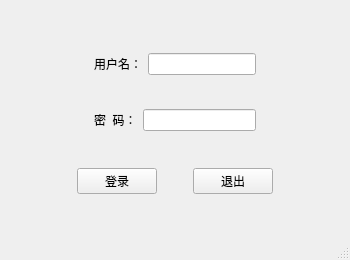
<?xml version="1.0" encoding="UTF-8"?>
<ui version="4.0">
 <class>MainWindow</class>
 <widget class="QMainWindow" name="MainWindow">
  <property name="geometry">
   <rect>
    <x>0</x>
    <y>0</y>
    <width>350</width>
    <height>260</height>
   </rect>
  </property>
  <property name="minimumSize">
   <size>
    <width>350</width>
    <height>260</height>
   </size>
  </property>
  <property name="maximumSize">
   <size>
    <width>350</width>
    <height>260</height>
   </size>
  </property>
  <property name="windowTitle">
   <string>登录窗口</string>
  </property>
  <widget class="QWidget" name="centralwidget">
   <layout class="QVBoxLayout" name="verticalLayout">
    <property name="spacing">
     <number>0</number>
    </property>
    <property name="leftMargin">
     <number>0</number>
    </property>
    <property name="topMargin">
     <number>0</number>
    </property>
    <property name="rightMargin">
     <number>0</number>
    </property>
    <property name="bottomMargin">
     <number>0</number>
    </property>
    <item>
     <widget class="QWidget" name="widget_4" native="true">
      <layout class="QGridLayout" name="gridLayout_2">
       <item row="1" column="0">
        <spacer name="horizontalSpacer_4">
         <property name="orientation">
          <enum>Qt::Horizontal</enum>
         </property>
         <property name="sizeHint" stdset="0">
          <size>
           <width>40</width>
           <height>20</height>
          </size>
         </property>
        </spacer>
       </item>
       <item row="0" column="1">
        <spacer name="verticalSpacer">
         <property name="orientation">
          <enum>Qt::Vertical</enum>
         </property>
         <property name="sizeHint" stdset="0">
          <size>
           <width>20</width>
           <height>40</height>
          </size>
         </property>
        </spacer>
       </item>
       <item row="1" column="1">
        <widget class="QWidget" name="widget" native="true">
         <layout class="QHBoxLayout" name="horizontalLayout">
          <item>
           <widget class="QLabel" name="label">
            <property name="text">
             <string>用户名：</string>
            </property>
           </widget>
          </item>
          <item>
           <widget class="QLineEdit" name="lineEdit"/>
          </item>
         </layout>
        </widget>
       </item>
       <item row="1" column="2">
        <spacer name="horizontalSpacer_5">
         <property name="orientation">
          <enum>Qt::Horizontal</enum>
         </property>
         <property name="sizeHint" stdset="0">
          <size>
           <width>40</width>
           <height>20</height>
          </size>
         </property>
        </spacer>
       </item>
       <item row="3" column="1">
        <widget class="QWidget" name="widget_2" native="true">
         <layout class="QGridLayout" name="gridLayout">
          <item row="0" column="0">
           <widget class="QLabel" name="label_2">
            <property name="text">
             <string>密  码：</string>
            </property>
           </widget>
          </item>
          <item row="0" column="1">
           <widget class="QLineEdit" name="lineEdit_2"/>
          </item>
         </layout>
        </widget>
       </item>
       <item row="2" column="1">
        <spacer name="verticalSpacer_2">
         <property name="orientation">
          <enum>Qt::Vertical</enum>
         </property>
         <property name="sizeType">
          <enum>QSizePolicy::Fixed</enum>
         </property>
         <property name="sizeHint" stdset="0">
          <size>
           <width>20</width>
           <height>10</height>
          </size>
         </property>
        </spacer>
       </item>
       <item row="4" column="1">
        <spacer name="verticalSpacer_3">
         <property name="orientation">
          <enum>Qt::Vertical</enum>
         </property>
         <property name="sizeType">
          <enum>QSizePolicy::Fixed</enum>
         </property>
         <property name="sizeHint" stdset="0">
          <size>
           <width>20</width>
           <height>10</height>
          </size>
         </property>
        </spacer>
       </item>
      </layout>
     </widget>
    </item>
    <item>
     <widget class="QWidget" name="widget_3" native="true">
      <layout class="QHBoxLayout" name="horizontalLayout_3">
       <item>
        <spacer name="horizontalSpacer">
         <property name="orientation">
          <enum>Qt::Horizontal</enum>
         </property>
         <property name="sizeHint" stdset="0">
          <size>
           <width>40</width>
           <height>20</height>
          </size>
         </property>
        </spacer>
       </item>
       <item>
        <widget class="QPushButton" name="pushButton">
         <property name="text">
          <string>登录</string>
         </property>
        </widget>
       </item>
       <item>
        <spacer name="horizontalSpacer_2">
         <property name="orientation">
          <enum>Qt::Horizontal</enum>
         </property>
         <property name="sizeType">
          <enum>QSizePolicy::Fixed</enum>
         </property>
         <property name="sizeHint" stdset="0">
          <size>
           <width>30</width>
           <height>20</height>
          </size>
         </property>
        </spacer>
       </item>
       <item>
        <widget class="QPushButton" name="pushButton_2">
         <property name="text">
          <string>退出</string>
         </property>
        </widget>
       </item>
       <item>
        <spacer name="horizontalSpacer_3">
         <property name="orientation">
          <enum>Qt::Horizontal</enum>
         </property>
         <property name="sizeHint" stdset="0">
          <size>
           <width>40</width>
           <height>20</height>
          </size>
         </property>
        </spacer>
       </item>
      </layout>
     </widget>
    </item>
    <item>
     <spacer name="verticalSpacer_4">
      <property name="orientation">
       <enum>Qt::Vertical</enum>
      </property>
      <property name="sizeHint" stdset="0">
       <size>
        <width>20</width>
        <height>40</height>
       </size>
      </property>
     </spacer>
    </item>
   </layout>
  </widget>
  <widget class="QMenuBar" name="menubar">
   <property name="geometry">
    <rect>
     <x>0</x>
     <y>0</y>
     <width>350</width>
     <height>26</height>
    </rect>
   </property>
  </widget>
  <widget class="QStatusBar" name="statusbar"/>
 </widget>
 <resources/>
 <connections/>
</ui>
